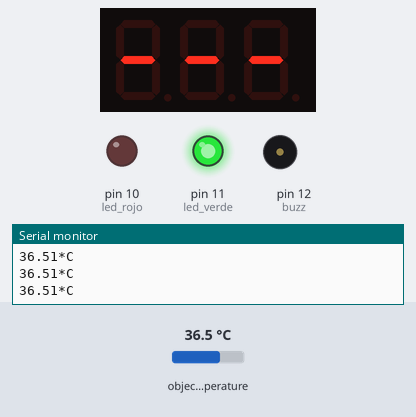
A sketch run on a simulated Arduino Uno, built with avr-gcc and run on an emulated ATmega328P. Shown: 3-digit seven-segment display, output pins drawn as LEDs (lit = HIGH), buzzer (waves = sounding, pin HIGH), the last lines printed to the serial monitor. Inputs (shaded band) come from the test bench; at power-on: object temperature 36.5 °C.

Above: at 1.2 s.
1.3 s: object temperature set to 36.2 °C
2.8 s: object temperature set to 35.6 °C
At 3.6 s:
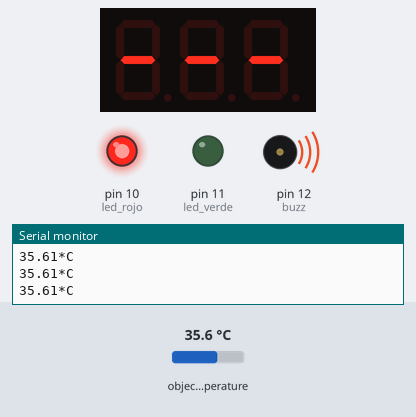
Timing chart, 0 to 5.8 s (numbered marks = the images above; inputs shaded):
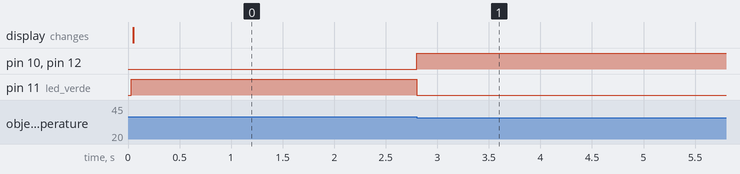

The sketch:

Temperatura_y_displays_2.ino
```cpp
/**************************************************
*   Laboratorio de electrónica 3 - 2S_2021        *
*   Sensor de temperatura arduino + fpga          *
*   Integrantes:                                  *
*     Nicole Alejandra López Calderón , 201800683 *
*     Daniel Estuardo Blanco Girón, 201632135     *
*     Héctor Fernando Carrera Soto, 201700923     *
***************************************************/


/*********************
* Llamando dibrerías *
*********************/


#include <Adafruit_MLX90614.h>
#include "SevSeg.h"
// Documentación de la librería: https://github.com/DeanIsMe/SevSeg/blob/master/README.md

/**********************
* Creando instancias  *
**********************/

SevSeg sevseg; // Crear una instancia de un objeto controlador de siete segmentos
Adafruit_MLX90614 mlx = Adafruit_MLX90614();

/********************
* Definiendo pines  *
********************/

int led_rojo = 10;
int led_verde = 11;
int buzz = 12;
float temperatura;

/************************************
* Creando configuraciónes de pines  *
************************************/

void setup() {

  pinMode(led_rojo, OUTPUT);
  pinMode(led_verde, OUTPUT);
  pinMode(buzz, OUTPUT);

  /*************************************
  * Configurando sensor de temperatura *
  *************************************/

  Serial.begin(9600);
  while (!Serial);

  Serial.println("Adafruit MLX90614 test");

  if (!mlx.begin()) {
    Serial.println("Error connecting to MLX sensor. Check wiring.");
    while (1);
  };

  Serial.print("Emissivity = "); Serial.println(mlx.readEmissivity());
  Serial.println("================================================");

  /************************
  * Configurando displays *
  *************************/

  byte numDigits = 3; // Número de displays
  byte digitPins[] = {A3, A2, A1}; // En donde van conectados los comm
  byte segmentPins[] = {2, 3, 4, 5, 6, 7, 8, 9}; // Pindes de la A ...F y el punto
  bool resistorsOnSegments = false; // 'false' quiere decir que las resistencias están en los pines comm
  byte hardwareConfig = COMMON_ANODE; // See README.md for options
  bool updateWithDelays = false; // Default 'false' is Recommended
  bool leadingZeros = false; // Usar 'true' si quiero que se muestren los ceros
  bool disableDecPoint = false; // Use 'true' if your decimal point doesn't exist or isn't connected

  sevseg.begin(hardwareConfig, numDigits, digitPins, segmentPins, resistorsOnSegments,
  updateWithDelays, leadingZeros, disableDecPoint);

  // El brillo se puede ajustar usando un valor entre -200 y 200. 0 a 100 es el rango estándar.
  sevseg.setBrightness(90);
}

/******************
* Iniciando loop  *
*******************/

void loop() {
  temperatura = mlx.readObjectTempC();

  if(temperatura > 38){
    accion(1,0,1);
  }
  else if (temperatura < 36) {
    accion(1,0,1);
  }
  else{
    accion(0,1,0);
  }

  Serial.print(temperatura); Serial.println("*C");
  sevseg.setNumber(temperatura*10, 1);
  delay(10);
  sevseg.refreshDisplay(); // Must run repeatedly


}

/************
* Acciones  *
************/

void accion( int estado_rojo,  int estado_verde,  int estado_buzz){
  digitalWrite(led_rojo, estado_rojo);
  digitalWrite(led_verde, estado_verde);
  digitalWrite(buzz, estado_buzz);
}

/// END ///
```

Measured:
- the behaviour switches between 36 and 35.9 °C on object temperature (found by bisection; images 0 and 1)
- after the input at 2.8 s, pin 10 (led_rojo), pin 12 (buzz): LOW → HIGH at once; pin 11 (led_verde): HIGH → LOW at once
